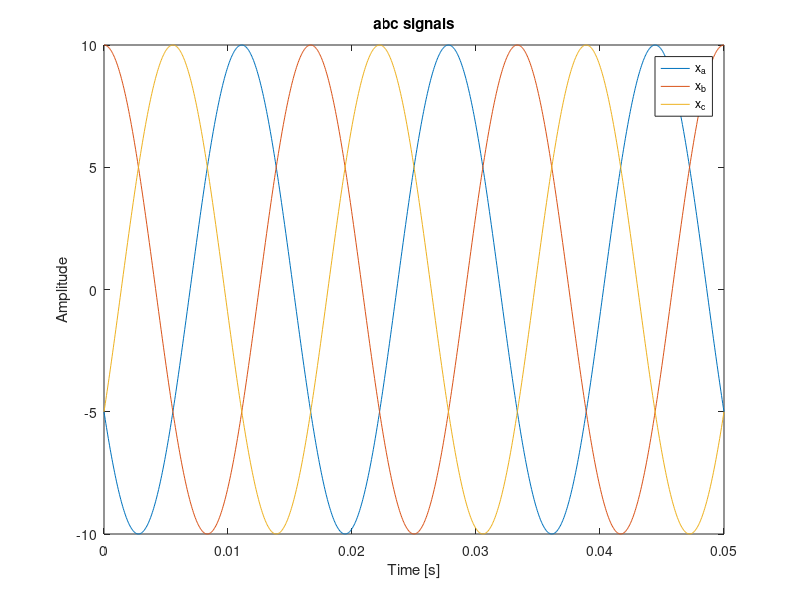
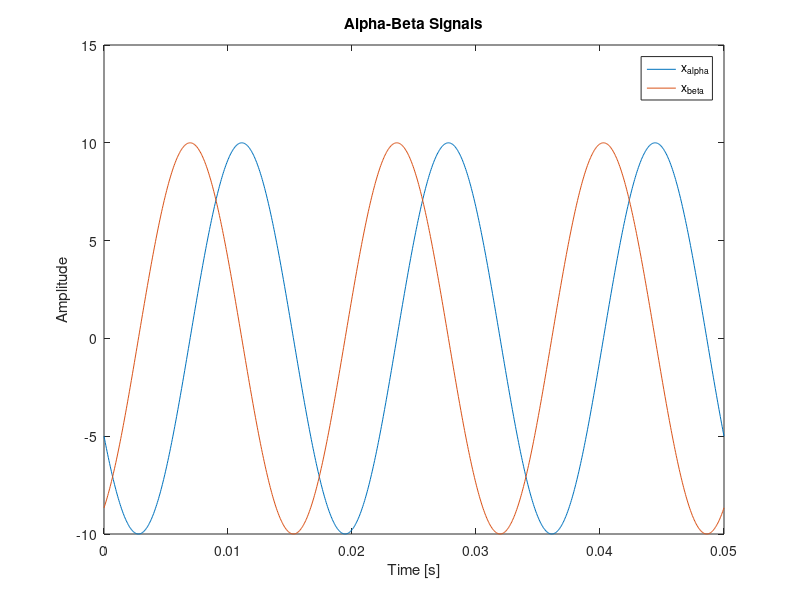
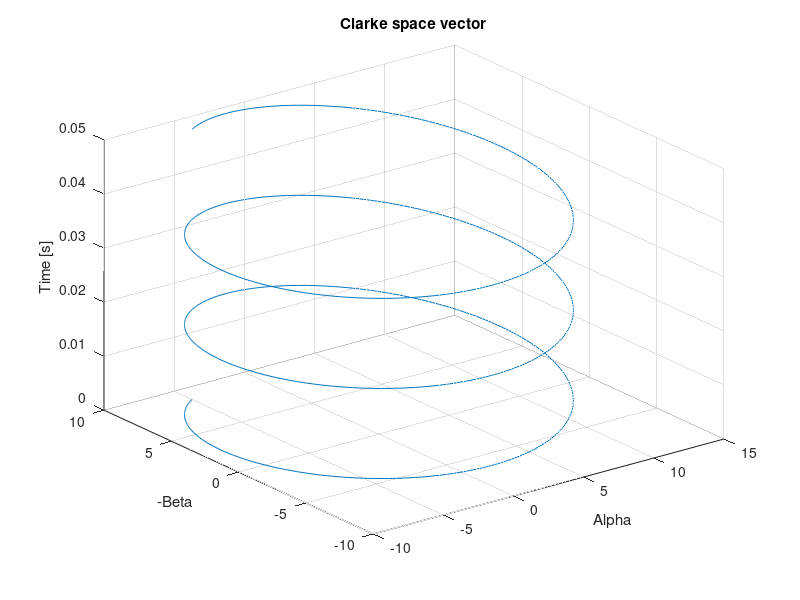
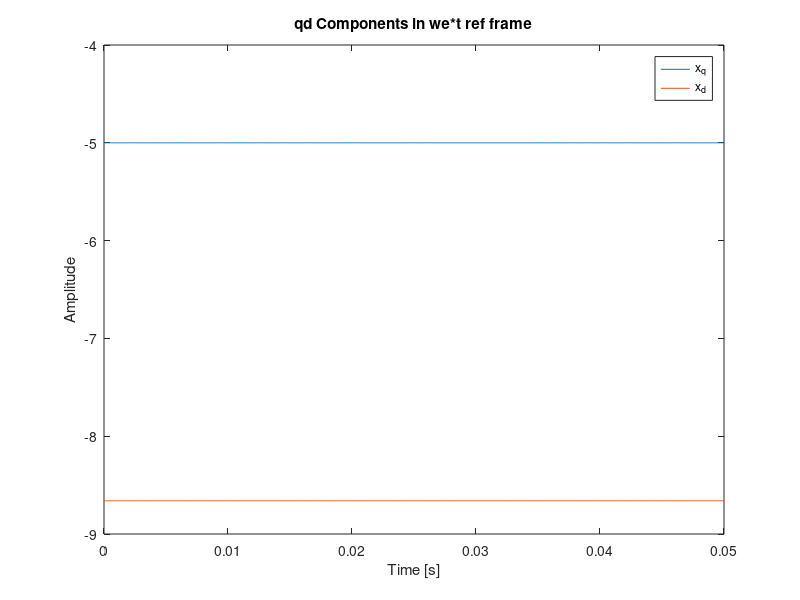

Recreate these plots in MATLAB, in order.
%% clear
clear; close; clc;

%% fundamentla freq and time vec

f = 60;
we = 2*pi*f;
T = 1/f;
cycles = 3;
npts = 1000;
t = linspace(0,cycles*T,npts);

% amp and phase
X_0 = 10;
theta = 120*(pi/180);

%% abc signals

x_a = X_0*cos(we*t+theta) + 0;
x_b = X_0*cos(we*t+theta-2*pi/3) + 0;
x_c = X_0*cos(we*t+theta-4*pi/3) + 0;

figure
plot(t,x_a,t,x_b,t,x_c)
title('abc signals')
xlabel('Time [s]')
ylabel('Amplitude')
legend('x_a','x_b','x_c')

%% clark transform

j = 1i;
a = exp(j*2*pi/3);

x_alphabeta = (2/3)*(x_a + a*x_b + x_c*a^2);
x_alpha = real(x_alphabeta);
x_beta = -imag(x_alphabeta);

% Plot the alpha-beta signals
figure
plot(t, x_alpha, t, x_beta)
title('Alpha-Beta Signals')
xlabel('Time [s]')
ylabel('Amplitude')
legend('x_{alpha}', 'x_{beta}')

figure
plot3(x_alpha,-x_beta,t) % NOTICE -x_beta
title('Clarke space vector')
xlabel('Alpha')
ylabel('-Beta')
zlabel('Time [s]')
grid on

%% Park transform

theta_ref = we*t;
x_qd = x_alphabeta.*exp(-j*theta_ref);

x_q = real(x_qd);
x_d = -imag(x_qd); % negative imaginary

figure
plot(t,x_q,t,x_d)
title('qd Components in we*t ref frame')
xlabel('Time [s]')
ylabel('Amplitude')
legend('x_q','x_d')

theta_at_end = (180/pi)*atan2(-x_d(1),x_q(1)) % NOTICE:
% 1) - d component
% 2) atan2 function (retains -/- sign)